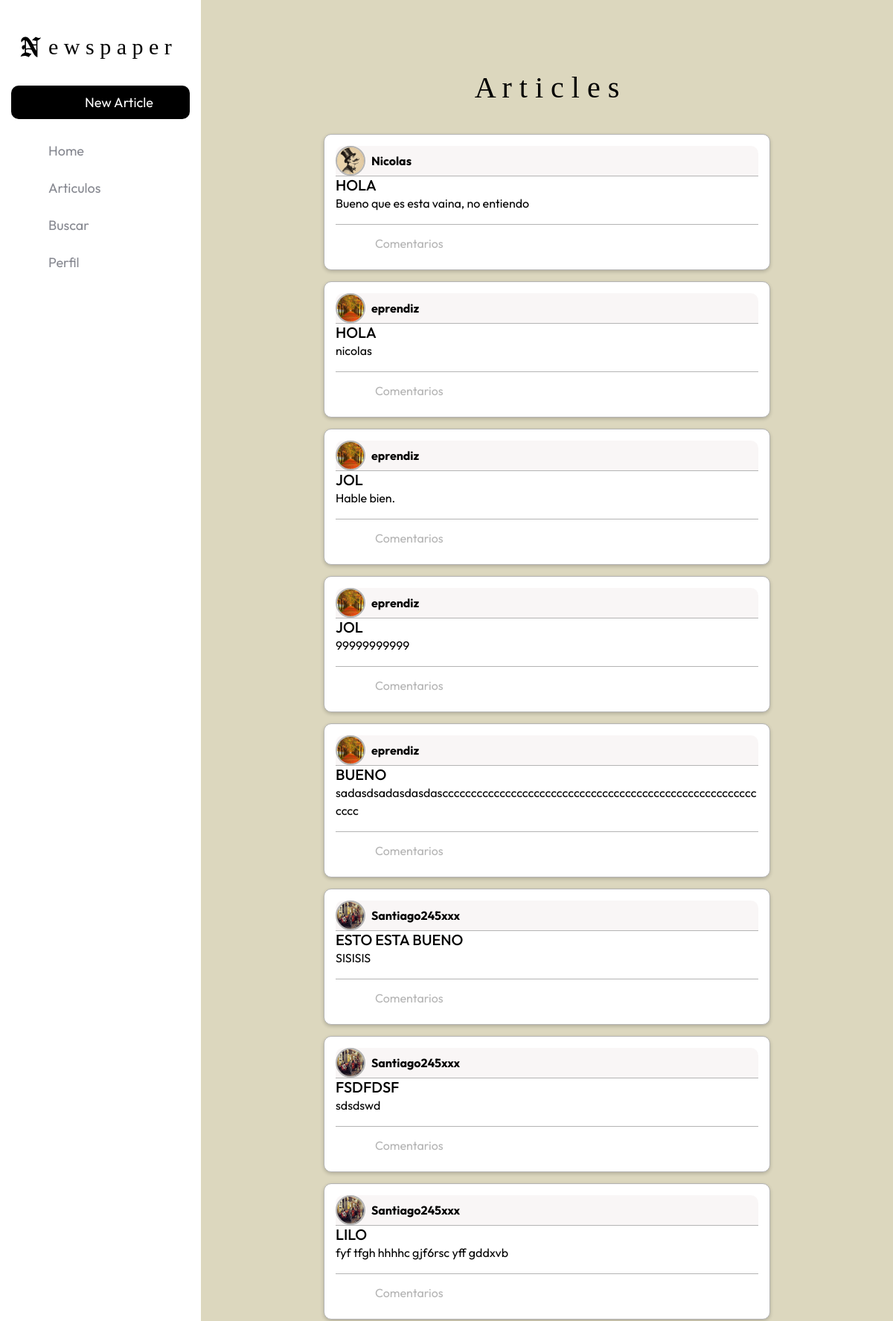
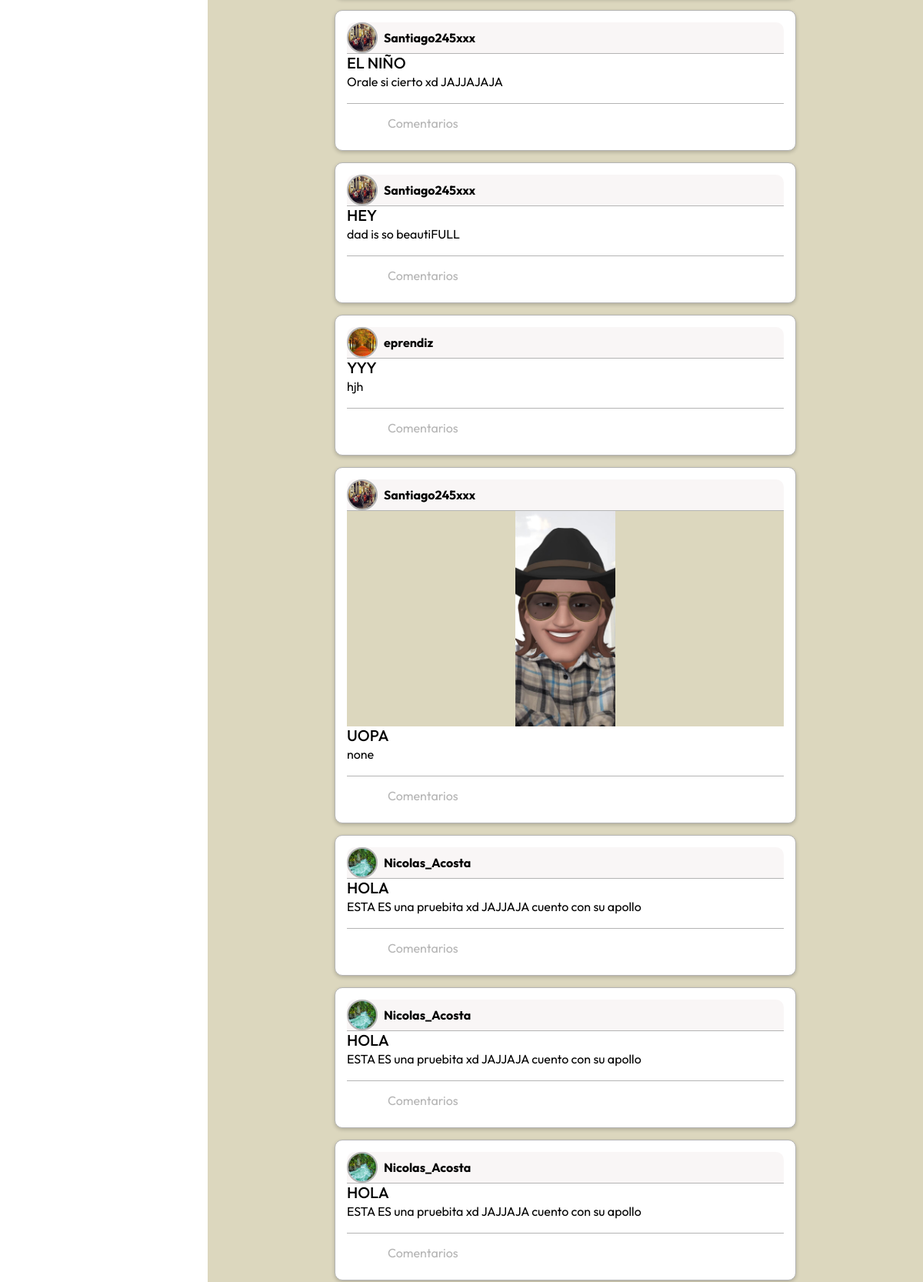
Screenshot of /articles/ (signed in, upper part) with the database file from the repository (2 pictures, top to bottom).
### articles/models.py (models this page shows, shortened)
class Article(models.Model):
    title = models.CharField(max_length=255)
    body = models.TextField()
    date = models.DateTimeField(auto_now_add=True)
    author = models.ForeignKey(
        settings.AUTH_USER_MODEL,
        on_delete=models.CASCADE,
    )
    image = models.ImageField(upload_to='article_images/', blank=True, null=True)

### accounts/models.py (models this page shows, shortened)
class CustomUser(AbstractUser):
    age = models.PositiveIntegerField(null=True, blank=True)

class Profile(models.Model):
    user = models.OneToOneField(settings.AUTH_USER_MODEL, on_delete=models.CASCADE)
    profile_picture = models.ImageField(upload_to='profile_pics/', default='default.jpg')
    followers = models.ManyToManyField(settings.AUTH_USER_MODEL, related_name="followers", blank=True)

### articles/views.py (the view, shortened to what this page needs)
# urls.py: path('', ArticleListView.as_view(),
class ArticleListView(LoginRequiredMixin, ListView):
    model = Article
    template_name = "article_list.html"
    context_object_name = 'article_list'
    def get_context_data(self, **kwargs):
        context = super().get_context_data(**kwargs)
        context['form'] = CommentForm()
        return context

### articles/models.py (called while the page is built)
    def __str__(self):
        return self.comment

### templates/article_list.html (shortened to what this page needs)
{% extends "base.html" %}
{% load crispy_forms_tags %}
{% block content %}
<div class="custom-container mt-4">
    <h1>A r t i c l e s</h1>
    {% for article in article_list %}
        <div class="post-container" style="position: relative;">
            <a href="{% url 'article_detail' article.pk %}" class="custom-overlay-link"></a>
            <div class="post-content">
                <div class="perfil-container custom-d-flex custom-align-items-center">
                    <a href="{% url 'profile' username=article.author.username %}" >
                        <img src="{{ article.author.profile.profile_picture.url }}" alt="Foto de perfil" class="profile-pic">
                    </a>
                    <a href="{% url 'profile' username=article.author.username %}" style="text-decoration: none; color: inherit;">
                        <strong class="custom-ms-2">{{ article.author.username }}</strong>
                    </a>
                    {% if request.user == article.author %}
                        <div class="menu-container">
                            <button class="menu-toggle">
                            </button>
                        </div>
                    {% else %}
                        <div class="menu-container">
                            <button class="menu-toggle">
                            </button>
                        </div>
                    {% endif %}
                </div>
                {% if article.image %}
                    <div class="post-image">
                        <img src="{{ article.image.url }}" alt="{{ article.title }}">
                    </div>
                {% endif %}
                <div class="card-body  publicacion" >
                    <a href="{% url 'article_detail' article.pk %}" class="custom-overlay-link-publicacion"></a>
                            <h5 class="mb-0" style="text-transform: uppercase;">{{ article.title }}</h5>
                            <p>{{ article.body }}</p>
                </div>
                <div class="comentarios-container">
                    <button class="custom-comment-toggle">
                        <ion-icon name="chatbubbles-outline"></ion-icon> Comentarios
                    </button>
                </div>
            </div>
        </div>
    {% endfor %}
</div>
{% endblock content %}

### static/css/base.css (style rules this page uses)
:root { --color-de-fondo: rgb(220, 215, 190, 1); --color-de-contenido: rgb(220, 215, 190, 1); --color-barra-lateral: rgb(255,255,255); --color-texto: rgb(0,0,0); --color-texto-menu: rgb(134,136,144); --color-menu-hover:rgb(238,238,238); --color-menu-hover-texto:rgb(0,0,0); --color-boton: rgb(0,0,0); --color-boton-texto:rgb(255,255,255); --color-linea: rgb(180, 180, 180); --color-switch-base: rgb(201,202,206); --color-switch-circulo: rgb(241,241,241); --color-scroll: rgb(192,192,192); --color-scroll-hover: rgb(134,134,134); --color-serch-input: rgb(255,255,255 ) ; --color-serch-lupa: rgb(0,0,0); --color-serch-x: rgba(2, 2, 2, 0); --color-serch-x-hover: rgba(201, 201, 204, 0.525); --color-serch-icon-x-hover: rgba(255,255,255); --color-card-header: rgba(249, 246, 246, 0.929); --color-card-comentarios: rgba(255, 255, 255, 0.93); --color-boton-verdadero: rgb(10, 198, 98); }
* { margin: 0; padding: 0; box-sizing: border-box; font-family: "Outfit", serif; }
body { height: 100%; width:100%; }

### static/css/article_list.css (style rules this page uses)
.custom-container { display: flex; flex-direction: column; align-items: center; justify-content: center; padding: 20px; }
.custom-container h1 { font-family: "English Towne", serif; font-size: 40px; text-wrap: nowrap; color: var(--color-texto); padding: 30px; }
.post-container { width: 100%; max-width: 800px; background-color: var(--color-barra-lateral); box-shadow: 0 2px 4px rgba(0, 0, 0, 0.1); color: var(--color-texto); border: 1px solid var(--color-linea); width: 506px; max-height: 600px; border-radius: 10px; padding: 15px; margin-bottom: 20px; border-top-left-radius: 30px; border-top-right-radius: 30px; position: relative; overflow: hidden; flex-direction: column; }
.card-body.publicacion { max-height: 320px; overflow: hidden; text-overflow: ellipsis; white-space: normal; word-wrap: break-word; }
.custom-overlay-link { position: absolute; top: 0; left: 0; width: 100%; height: 100%; z-index: 1; text-decoration: none; }
.post-content { position: relative; z-index: 2; }
.perfil-container { background-color: var(--color-card-header); color: var(--color-texto); border-bottom: 1px solid var(--color-linea); border-top-left-radius: 10px; border-top-right-radius: 10px; justify-content: space-between; }
.custom-d-flex { display: flex; }
.custom-align-items-center { align-items: center; }
.custom-ms-2 { margin-left: 0.5rem; }
.post-image { width: 100%; max-height: 280px; overflow: hidden; display: flex; justify-content: center; align-items: center; }
.post-image img { width: 100%; height: auto; max-height: 280px; object-fit: cover; border-radius: 10px; }
.menu-container { position: relative; display: inline-block; margin-left: auto; }
.menu-toggle { background: none; border: none; cursor: pointer; padding: 5px; font-size: 18px; color: var(--color-texto); display: flex; align-items: center; }
.comentarios-container { background-color: var(--color-card-comentarios); color: var(--color-texto); border-top: 1px solid var(--color-linea); }
.custom-comment-toggle { margin-top: 5px; margin-left: 5px; height: 40px; width: 100%; background-color: transparent; border: none; color: var(--color-linea); display: flex; align-items: center; justify-content: flex-start; gap: 8px; padding: 0 10px; }
.profile-pic { width: 40px; height: 40px; border-radius: 50%; border: 2px solid var(--color-linea); }
.post-image { width: 100%; height: 1080px; display: flex; align-items: center; justify-content: center; background-color: var(--color-de-fondo); }
.post-image img { max-width: 100%; max-height: 100%; object-fit: contain; }
.custom-overlay-link-publicacion { position: absolute; top: 0; left: 0; width: 100%; height: 100%; z-index: 1; text-decoration: none; cursor: pointer; }
.publicacion { white-space: normal; word-wrap: break-word; position: relative; z-index: 2; }
.comentarios-container ion-icon { background-color: transparent; color: var(--color-linea); height: 30px; width: 30px; border-radius: 50%; display: flex; justify-content: center; align-items: center; }

### static/css/profile.css (style rules this page uses)
.post-container { width: 80%; max-width: 600px; border-radius: 10px; box-shadow: 0 2px 5px rgba(0, 0, 0, 0.2); margin-bottom: 15px; }

### rows the page displays
Article: author.profile.profile_picture (placeholder picture), author.username "Nicolas", title "HOLA", body "Bueno que es esta vaina, no entiendo"
Article: author.profile.profile_picture (picture), author.username "eprendiz", title "HOLA", body "nicolas"
Article: author.profile.profile_picture (picture), author.username "eprendiz", title "JOL", body "Hable bien."
Article: author.profile.profile_picture (picture), author.username "eprendiz", title "JOL", body "99999999999"
Article: author.profile.profile_picture (picture), author.username "eprendiz", title "BUENO", body "sadasdsadasdasdasccccccccccccccccccccccccccccccccccccccccccccccccccccccccccc"
Article: author.profile.profile_picture (picture), author.username "Santiago245xxx", title "ESTO ESTA BUENO", body "SISISIS"
Article: author.profile.profile_picture (picture), author.username "Santiago245xxx", title "FSDFDSF", body "sdsdswd"
Article: author.profile.profile_picture (picture), author.username "Santiago245xxx", title "LILO", body "fyf tfgh hhhhc gjf6rsc yff gddxvb"
Article: author.profile.profile_picture (picture), author.username "Santiago245xxx", title "EL NIÑO", body "Orale si cierto xd JAJJAJAJA"
Article: author.profile.profile_picture (picture), author.username "Santiago245xxx", title "HEY", body "dad is so beautiFULL"
Article: author.profile.profile_picture (picture), author.username "eprendiz", title "YYY", body "hjh"
Article: author.profile.profile_picture (picture), author.username "Santiago245xxx", image (picture), title "UOPA", body "none"
Article: author.profile.profile_picture (picture), author.username "Nicolas_Acosta", title "HOLA", body "ESTA ES una pruebita xd JAJJAJA cuento con su apollo"
Article: author.profile.profile_picture (picture), author.username "Nicolas_Acosta", title "HOLA", body "ESTA ES una pruebita xd JAJJAJA cuento con su apollo"
Article: author.profile.profile_picture (picture), author.username "Nicolas_Acosta", title "HOLA", body "ESTA ES una pruebita xd JAJJAJA cuento con su apollo"
